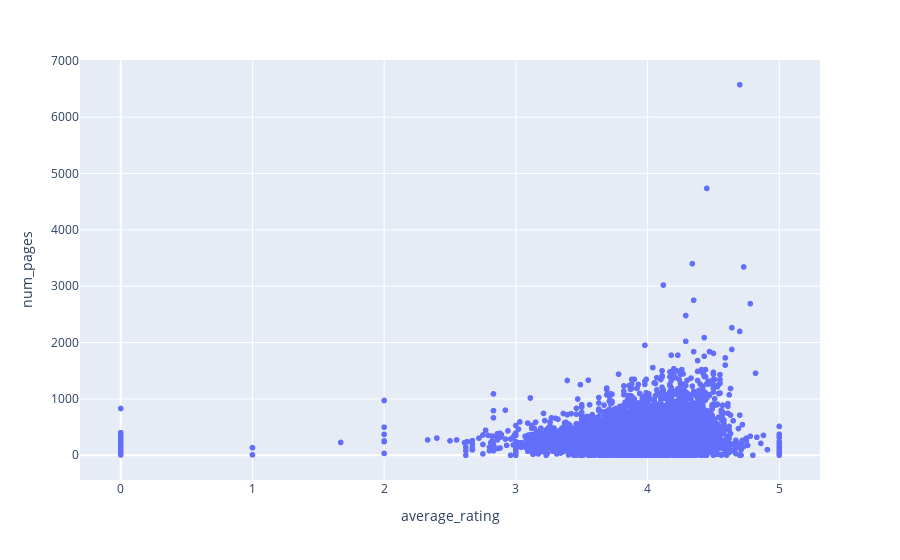

The notebook cell this image was saved under:
### Code cell
fig = px.scatter(data, x='average_rating', y='num_pages')
fig.show()

### Figure 1 — Plotly figure (JSON) as saved in the notebook; plotly's stock layout.template omitted (floating-point values rounded to 4 significant figures; data arrays with more than 128 entries replaced by an {"elided": "..."} marker saying what was removed)
{"data": [{"hovertemplate": "average_rating=%{x}<br>num_pages=%{y}<extra></extra>", "legendgroup": "", "marker": {"color": "#636efa", "symbol": "circle"}, "mode": "markers", "name": "", "showlegend": false, "type": "scattergl", "x": {"elided": "11123 float values"}, "xaxis": "x", "y": {"elided": "11123 int values"}, "yaxis": "y"}], "layout": {"legend": {"tracegroupgap": 0}, "margin": {"t": 60}, "xaxis": {"anchor": "y", "domain": [0, 1], "title": {"text": "average_rating"}}, "yaxis": {"anchor": "x", "domain": [0, 1], "title": {"text": "num_pages"}}}}
